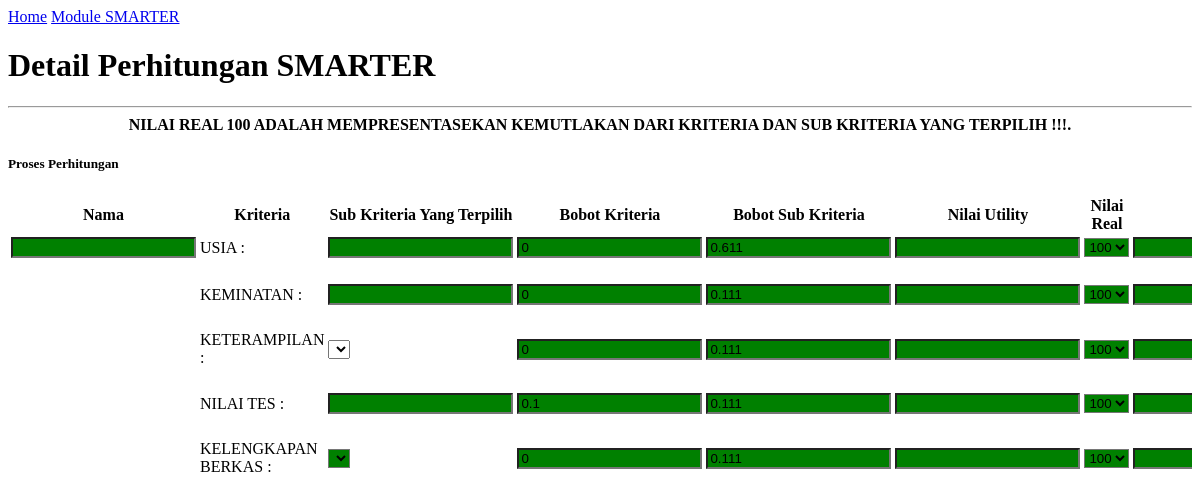
The app's page /spkpimpinan/data/hasil/edit-data.php, older data.
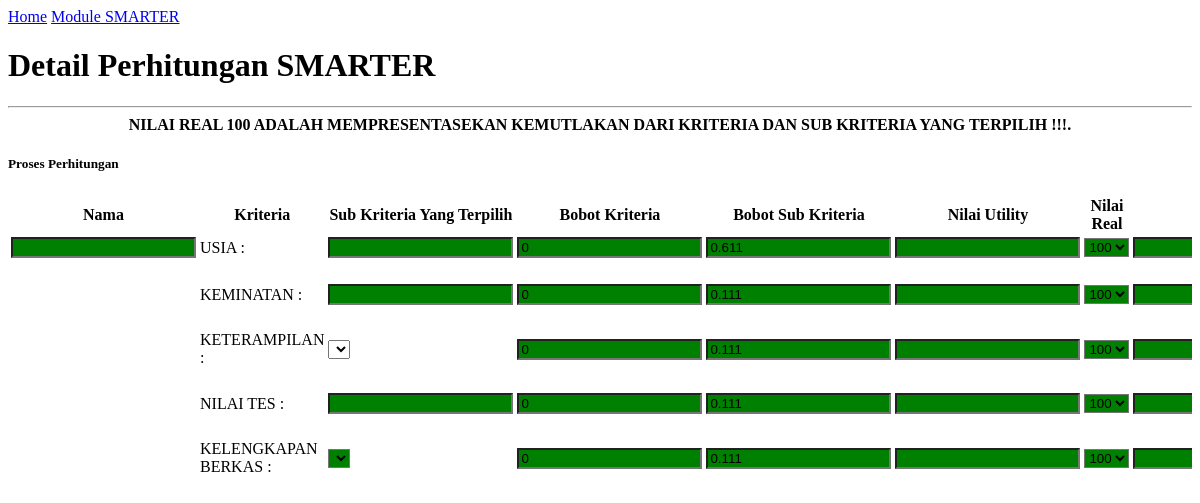
The same page, newer data.
### tables this page shows
CREATE TABLE `kriteria` (
  `id_kriteria` varchar(90) NOT NULL,
  `nama_kriteria` varchar(50) NOT NULL,
  `prioritas` int(90) NOT NULL,
  `bobot` double NOT NULL,
  PRIMARY KEY (`id_kriteria`)
);

### spkpimpinan/data/hasil/edit-data.php (the view, shortened to what the changed rows need)
<?php
$SQL1=mysqli_query($koneksi,"SELECT * FROM kriteria where nama_kriteria='KEMINATAN'");
$_data1=mysqli_fetch_array($SQL1);
$SQL2=mysqli_query($koneksi,"SELECT * FROM kriteria where nama_kriteria='usia'");
$_data2=mysqli_fetch_array($SQL2);
$SQL3=mysqli_query($koneksi,"SELECT * FROM kriteria where nama_kriteria='KETERAMPILAN'");
$_data3=mysqli_fetch_array($SQL3);
$SQL4=mysqli_query($koneksi,"SELECT * FROM kriteria where nama_kriteria='NILAI TES'");
$_data4=mysqli_fetch_array($SQL4);
$SQL6=mysqli_query($koneksi,"SELECT * FROM kriteria where nama_kriteria='KELENGKAPAN BERKAS'");
$_data6=mysqli_fetch_array($SQL6);
$SQL=mysqli_query($koneksi,"SELECT * FROM peserta WHERE id_calon='$_GET[id]'");
$_data=mysqli_fetch_array($SQL);
$sql_hasil = mysqli_query($koneksi,"SELECT * FROM hasil WHERE id_calon='$_GET[id]'");
$dataHasil = mysqli_fetch_array($sql_hasil);
?>
<div id="content-header">
    <h1>Detail Perhitungan SMARTER</h1>
  </div>
			<?php
        $bobot1=round($_data1['bobot'],2);
        $bobot2=round($_data2['bobot'],2);
        $bobot3=round($_data3['bobot'],2);
        $bobot4=round($_data4['bobot'],2);
        $bobot6=round($_data6['bobot'],2);
				?>
<div class="container-fluid">
    <div class="row-fluid">
      <div class="span12">
        <div class="widget-box">
		   <div style="overflow-x:auto;">
          <div class="widget-content nopadding">
            <table class="table table-bordered data-table">
                <tr>
                 <th width="5%">Nama</th>
    <th width="2%">Kriteria </th>
	<th width="10%">Sub Kriteria Yang Terpilih </th>
    <th width="2%">Bobot Kriteria</th>
	<th width="2%">Bobot Sub Kriteria</th>
    <th width="2%">Nilai Utility</th>
    <th width="2%">Nilai Real</th>
    <th width="2%">Hasil</th>
                </tr>
              <tbody>
              <?php
				   echo"
  <tr>
  <td rowspan>  <input type='text' class='span15'  name='txtnama' value='$_data[nama]'readonly  /></td>
    <td>USIA :  </td>
	<td><input type='text' class='span15'  name='nilai_usia' value='$_data[usia]' readonly /> </td>
    <td>
	<input type='number' class='span10'  name='bobot_usia' value='$bobot2' readonly />	</td>
    <td>
    ";
  echo "
	</td>
    <td><input type='text' class='span15'  name='' value='$dataHasil[u2]' readonly /></td>
    <td><select name='r2' class='span10' readonly > <option value='100' > 100</option></select>	</td>
    <td><input type='text' class='span15'  name='' value='$dataHasil[h2]' readonly /></td>
    <td><input type='text' class='span15'  name='' value='$dataHasil[rank]' readonly /></td>
  </tr>
  <tr>
  <th rowspan>&nbsp;</th>
    <tH>&nbsp;</tH>
	<tH>&nbsp;</tH>
    <tH>&nbsp;</tH>
    <th></th>
    <th></th>
    <th></th>
    <th></th>
    <th>		</th>
  </tr>
  <tr class='$class'>
  <th> <input type='hidden' name='id' value='$_data[id_calon]'> </th>
         <td>KEMINATAN : </td>
 <td><input type='text' class='span15'  name='nilai_keminatan' value='$_data[keminatan]' readonly /></td>
<td>
<input type='text' class='span10' readonly name='bobot_keminatan' value='$bobot1 ' required />
</td>
<td>
";
echo "
</td>
       <td><input type='text' class='span15'  name='' value='$dataHasil[u1]' readonly /></td>
      <td><select name='r1' class='span10' readonly > <option value='100' > 100</option></select>	</td>
       <td><input type='text' class='span15'  name='' value='$dataHasil[h1]' readonly /></td>
       <td></td>
       </tr>
<tr>
<th rowspan>&nbsp;</th>
<tH>&nbsp;</tH>
<th>&nbsp;</th>
<th>&nbsp;</th>
<th> </th>
<th> </th>
<th> </th>
<th> </th>
<th>		</th>
</tr>
  <tr>
  <th rowspan>&nbsp;</th>
    <td>KETERAMPILAN : </td>
				    <td> <select name='nilai_keterampilan' class='span19' readonly >
                  <option  >$_data[keterampilan]</option>
                </select></td>
    <td><input type='number' class='span10'  name='bobot_keterampilan' value='$bobot3' readonly /></td>
    <td>
    ";
      echo "
    </td>
    <td><input type='text' class='span15'  name='' value='$dataHasil[u5]' readonly /></td>
    <td><select name='r3' class='span10' readonly > <option value='100' > 100</option></select>	</td>
    <td><input type='text' class='span15'  name='' value='$dataHasil[h5]' readonly /></td>
    <td>&nbsp;</td>
  </tr>
  <tr>
  <th rowspan>&nbsp;</th>
    <tH>&nbsp;</tH>
	<tH>&nbsp;</tH>
    <tH>&nbsp;</tH>
    <th></th>
    <th></th>
    <th></th>
    <th></th>
    <th>		</th>
  </tr>
  <tr>
  <th rowspan>&nbsp;</th>
    <td>NILAI TES :  </td>
	<td> <input type='number' class='span15'  name='nilai_tes' value='$_data[nilaites]' readonly /> </td>
    <td><input type='number' class='span10'  name='bobot_nilai_tes' value='$bobot4' readonly /></td>
    <td>
    ";
    echo "
  	</td>
    <td><input type='text' class='span15'  name='' value='$dataHasil[u3]' readonly /></td>
    <td><select name='r4' class='span10' readonly > <option value='100' > 100</option></select>	</td>
    <td><input type='text' class='span15'  name='' value='$dataHasil[h3]' readonly /></td>
    <td>&nbsp;</td>
  </tr>
  <tr>
  <th rowspan>&nbsp;</th>
    <tH>&nbsp;</tH>
	 <tH>&nbsp;</tH>
    <tH></tH>
    <th> </th>
    <th> </th>
    <th> </th>
    <th> </th>
    <th>		</th>
  </tr>
  <tr>
  <th rowspan>&nbsp;</th>
    <td>KELENGKAPAN BERKAS : </td>
				<td><select name='nilai_kelengkapan' class='span15' readonly >
                  <option  >$_data[kelengkapan]</option>
                </select></td>
    <td><input type='number' class='span10'  name='bobot_kelengkapan' value='$bobot6' readonly /></td>
    <td>
    ";
    echo "
</td>
    <td><input type='text' class='span15'  name='' value='$dataHasil[u4]' readonly /></td>
    <td><select name='r5' class='span10' readonly > <option value='100' > 100</option></select>	</td>
    <td><input type='text' class='span15'  name='' value='$dataHasil[h4]' readonly /></td>
    <td>&nbsp;</td>
  </tr>
  <tr>
  <th rowspan>&nbsp;</th>
    <tH>&nbsp;</tH>
	<tH>&nbsp;</tH>
    <tH>&nbsp;</tH>
    <th></th>
    <th></th>
    <th></th>
    <th></th>
    <th></th>
  </tr>
  ";
			   ?>
              </tbody>
            </table>
          </div>
        </div>
		</div>
      </div>
    </div>
	  </div>

Row changes from the older to the newer data that the page shows:
removed kriteria: bobot_nilai_tes "0.1"
Text that changed along with them:
form field bobot_nilai_tes: (not shown) → "0"
